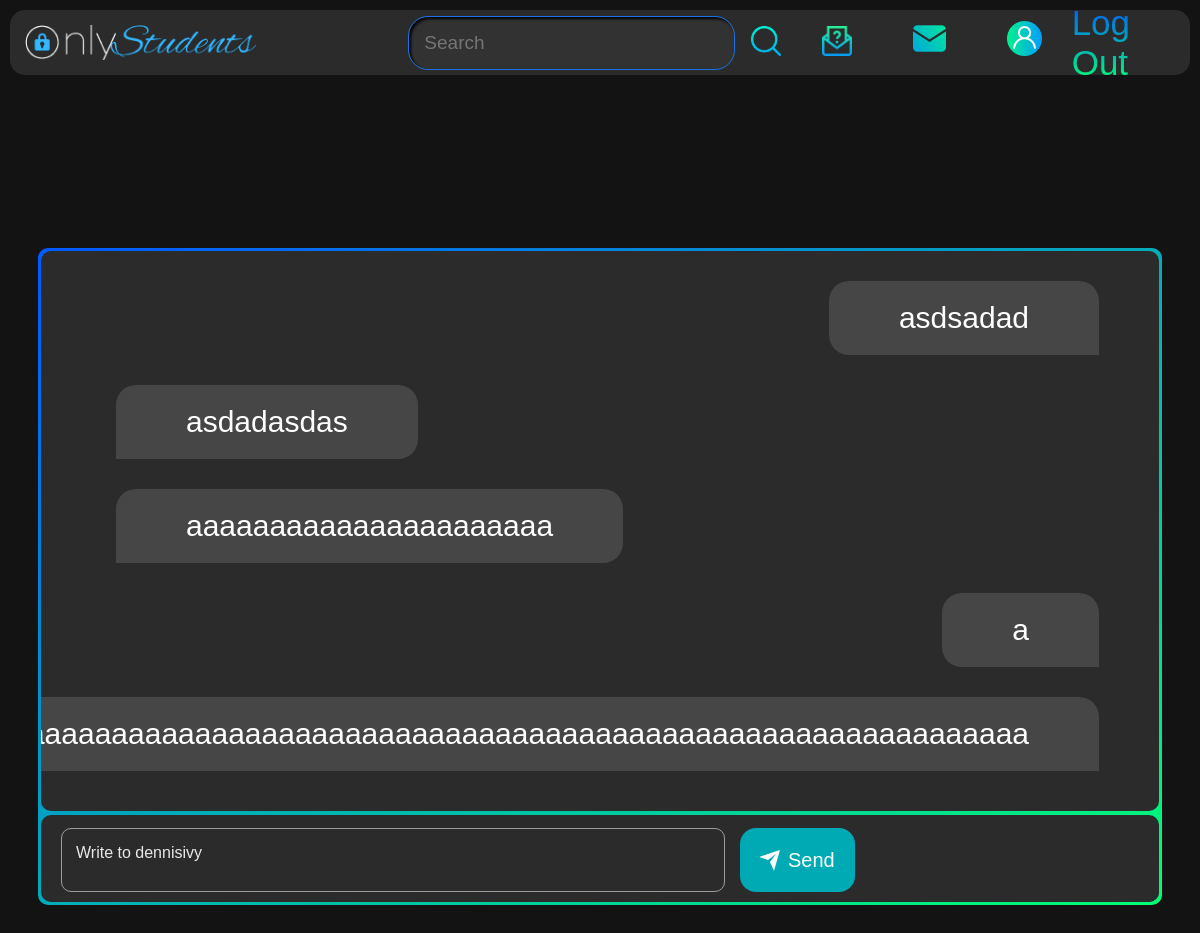
/users/messageroom/439fe03cc5ed4c43966185c1d135682e/ (signed in), run on an earlier commit of the app's database.
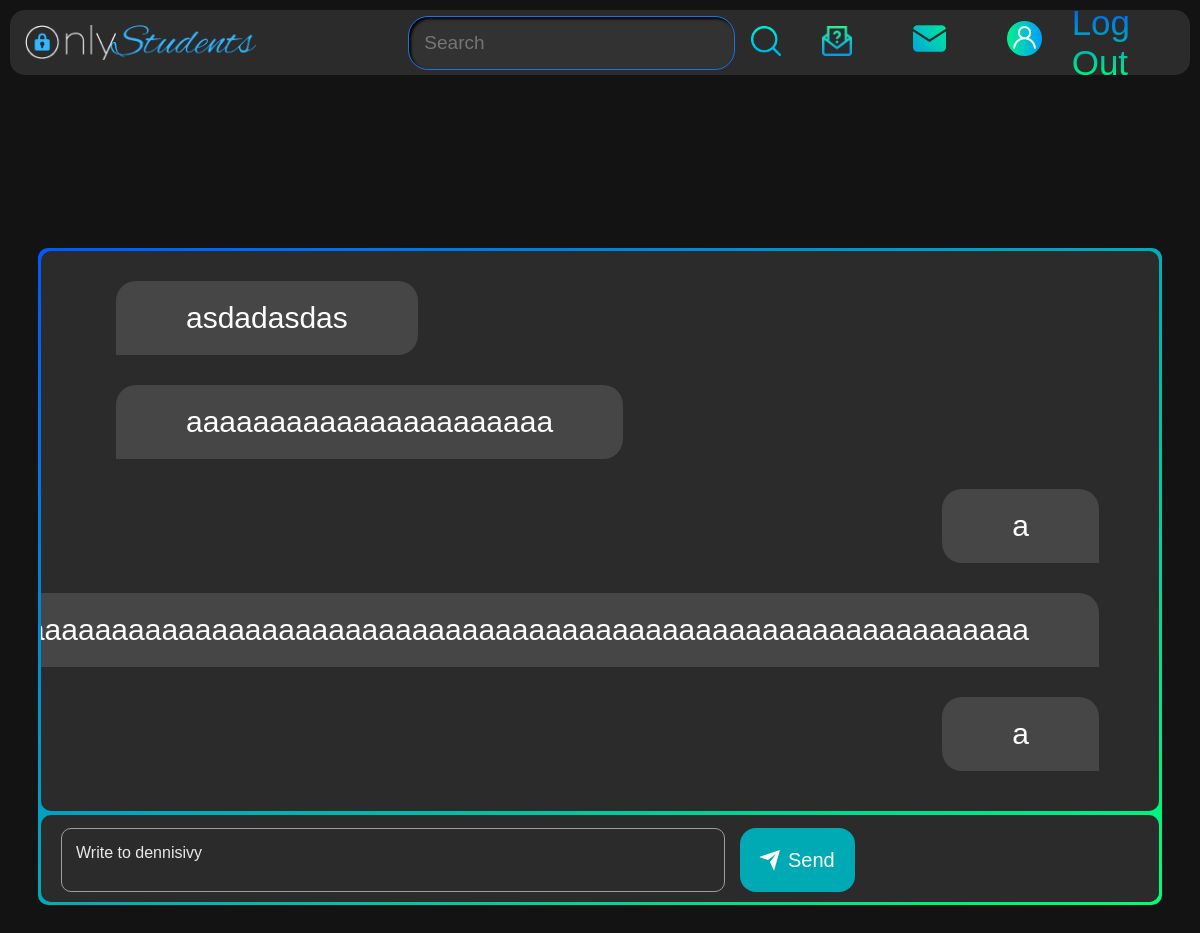
And on a later commit of the database.
### users/models.py (models this page shows, shortened)
class Message(models.Model):
  sender = models.ForeignKey(Profile, on_delete=models.SET_NULL, null=True, blank=True, related_name='sender')
  recepient = models.ForeignKey(Profile, on_delete=models.SET_NULL, null=True, blank=True, related_name='recepient')
  body = models.TextField()
  is_read = models.BooleanField(default=False, null=True)
  created = models.DateTimeField(auto_now_add=True)
  id = models.UUIDField(default=uuid.uuid4, unique=True, primary_key=True, editable=False)
  messageroom = models.ForeignKey(Messageroom, on_delete=models.SET_NULL, null=True, blank=True)
  class Meta:
    ordering = ['-created']

### users/views.py (the view, shortened to what this page needs)
# urls.py: path('messageroom/<str:pk>/', views.messageroom, name='messageroom'),
def messageroom(request, pk):
    messageroom = Messageroom.objects.get(id=pk)
    form = MessageForm()
    sender = request.user.profile
    if messageroom.user1 == request.user.profile:
        recepient = messageroom.user2
    elif messageroom.user2 == request.user.profile:
        recepient = messageroom.user1
    messages = messageroom.message_set.all()
    context = {
        'messages': messages,
        'form': form,
        'sender': sender,
        'recepient': recepient
    }
    return render(request, 'users/messageroom.html', context)

### users/forms.py
class MessageForm(ModelForm):
  class Meta:
    model = Message
    fields = ['body']
    widgets = {
      'body': forms.TextInput
    }
  def __init__(self, *args, **kwargs):
    super(MessageForm, self).__init__(*args, **kwargs)
    for name, field in self.fields.items():
      field.widget.attrs.update({'class':'message-input', 'required':'', 'type':'text', 'name':'text', 'autocomplete':'off'})

### users/models.py (called while the page is built)
  def __str__(self):
      return str(self.username)
      class Meta:
        ordering = ['created']

### users/templates/users/messageroom.html (shortened to what this page needs)
{% extends 'main.html' %}
{% load static %}
{% block content %}
<div class="messagerooms-box">
    <div class="messages-list-background">
        <div class="messages-list">
            {% for message in messages %}
            {% if message.sender == sender %}
            <div class="message-sent-bg">
              <div class="message-sent">
                {{message.body}}
              </div>
            </div>
            {% else %}
            <div class="message-received-bg">
              <div class="message-received">
                {{message.body}}
            </div>
            </div>
            {% endif %}
            {% endfor %}
        </div>
        <div class="message-form-background">
          <form class="message-form" method="POST">
              <div class="message-input-group">
                  {% for field in form %}
                  {{field}}
                  {% endfor %}
                  <label class="user-label">Write to {{recepient}}</label>
              </div>
                <button class="send-button">
                  <div class="svg-wrapper-1">
                    <div class="svg-wrapper">
                      <svg viewBox="0 0 24 24" width="24" height="24">
                        <path fill="none" d="M0 0h24v24H0z"></path>
                        <path fill="currentColor" d="M1.946 9.315c-.522-.174-.527-.455.01-.634l19.087-6.362c.529-.176.832.12.684.638l-5.454 19.086c-.15.529-.455.547-.679.045L12 14l6-8-8 6-8.054-2.685z"></path>
                      </svg>
                    </div>
                  </div>
                  <span>Send</span>
                </button>
          </form>
        </div>
    </div>
</div>
{% endblock content %}

What changed in the data, as far as the page shows it:
no longer on this page (row unchanged): Message: body "asdsadad"
added Message: body "a"
